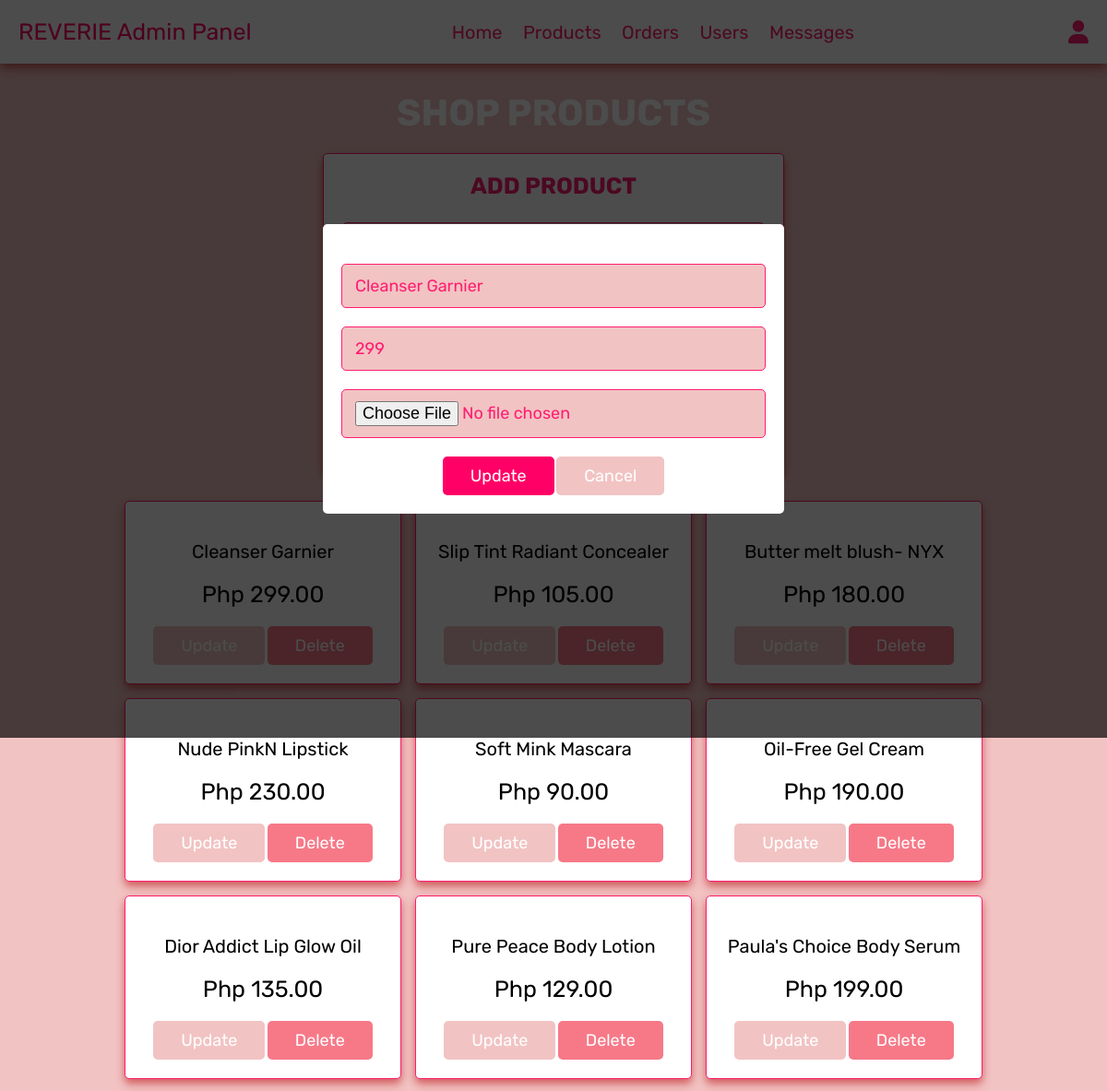
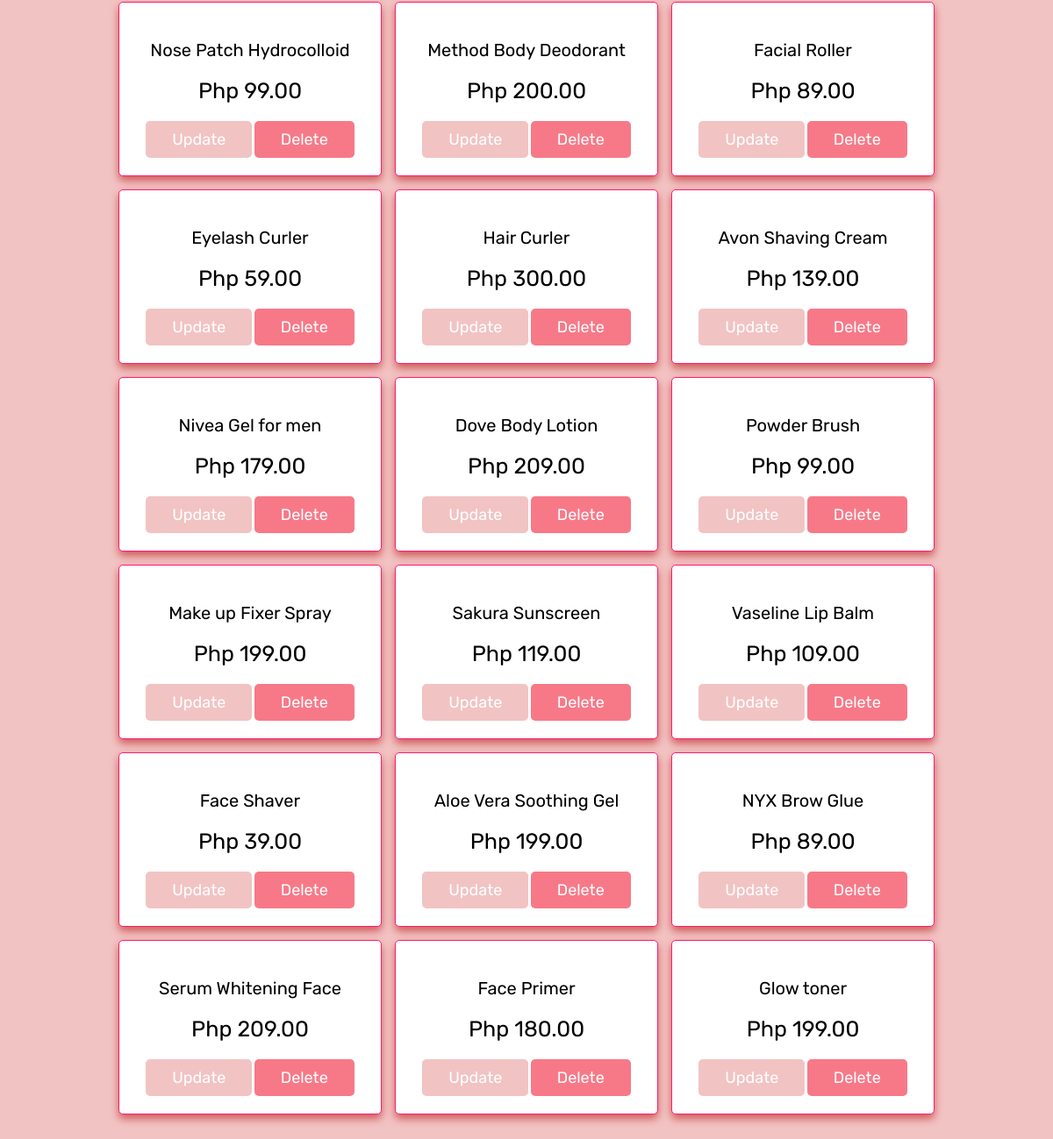
Page /Others/admin_products.php?update=1 (signed in) on the committed database (2 pictures, top to bottom).
### tables this page shows
CREATE TABLE `products` (
  `id` int(100) NOT NULL,
  `name` varchar(100) NOT NULL,
  `price` int(100) NOT NULL,
  `image` varchar(100) NOT NULL
);

### Others/admin_products.php (the view, shortened to what this page needs)
<?php
include 'config.php';
?>
<!DOCTYPE html>
<html lang="en">
<head>
   <link rel="stylesheet" href="https://cdnjs.cloudflare.com/ajax/libs/font-awesome/6.0.0/css/all.min.css">
   <link rel="stylesheet" href="css/admin_style.css">
</head>
<body>
<?php include 'admin_header.php'; ?>
<section class="add-products">
   <h1 class="title">Shop Products</h1>
   <form action="" method="post" enctype="multipart/form-data">
      <h3>Add Product</h3>
   </form>
</section>
<section class="show-products">
   <div class="box-container">
      <?php
         $select_products = mysqli_query($conn, "SELECT * FROM `products`") or die('query failed');
         if(mysqli_num_rows($select_products) > 0){
            while($fetch_products = mysqli_fetch_assoc($select_products)){
      ?>
      <div class="box">
         <div class="name"><?php echo $fetch_products['name']; ?></div>
         <div class="price">Php <?php echo $fetch_products['price']; ?>.00</div>
         <a href="admin_products.php?update=<?php echo $fetch_products['id']; ?>" class="option-btn">Update</a>
         <a href="admin_products.php?delete=<?php echo $fetch_products['id']; ?>" class="delete-btn" onclick="return confirm('delete this product?');">Delete</a>
      </div>
      <?php
         }
      }else{
         echo '<p class="empty">no products added yet!</p>';
      }
      ?>
   </div>
</section>
<section class="edit-product-form">
   <?php
      if(isset($_GET['update'])){
         $update_id = $_GET['update'];
         $update_query = mysqli_query($conn, "SELECT * FROM `products` WHERE id = '$update_id'") or die('query failed');
         if(mysqli_num_rows($update_query) > 0){
            while($fetch_update = mysqli_fetch_assoc($update_query)){
   ?>
   <form action="" method="post" enctype="multipart/form-data">
      <input type="text" name="update_name" value="<?php echo $fetch_update['name']; ?>" class="box" required placeholder="enter product name">
      <input type="number" name="update_price" value="<?php echo $fetch_update['price']; ?>" min="0" class="box" required placeholder="enter product price">
      <input type="file" class="box" name="update_image" accept="image/jpg, image/jpeg, image/png">
      <input type="submit" value="update" name="update_product" class="btn">
      <input type="reset" value="cancel" id="close-update" class="option-btn">
   </form>
   <?php
         }
      }
      }else{
         echo '<script>document.querySelector(".edit-product-form").style.display = "none";</script>';
      }
   ?>
</section>
</body>
</html>

### CSS/admin_style.css (style rules this page uses)
:root { --pink:#ff0066; --purple:#db0763; --red:#f77988; --orange:#000000; --black:#ff1d70; --white:#ffffff; --light-color:#f3beda; --light-white:#f7c9c9; --light-bg:#f2c3c3; --border:.1rem solid var(--black); --box-shadow:0 .5rem 1rem rgb(208, 91, 91); }
* { font-family: 'Rubik', sans-serif; margin:0; padding:0; box-sizing: border-box; outline: none; border:none; text-decoration: none; transition:all .2s linear; }
html { font-size: 62.5%; overflow-x: hidden; }
body { background-color: var(--light-bg); }
section { padding:3rem 2rem; }
.title { text-align: center; margin-bottom: 2rem; text-transform: uppercase; color:var(--white); font-size: 4rem; }
.btn, .option-btn, .delete-btn, .white-btn { display: inline-block; margin-top: 1rem; padding:1rem 3rem; cursor: pointer; color:var(--white); font-size: 1.8rem; border-radius: .5rem; text-transform: capitalize; }
.white-btn, .btn { background-color: var(--pink); }
.option-btn { background-color: var(--light-bg); }
.delete-btn { background-color: var(--red); }
.add-products form { background-color: var(--white); border-radius: .5rem; padding:2rem; text-align: center; box-shadow: var(--box-shadow); border:var(--border); max-width: 50rem; margin:0 auto; }
.add-products form h3 { font-size: 2.5rem; text-transform: uppercase; color:var(--black); margin-bottom: 1.5rem; }
.show-products .box-container { display: grid; grid-template-columns: repeat(auto-fit, 30rem); justify-content: center; gap:1.5rem; max-width: 1200px; margin:0 auto; align-items: flex-start; }
.show-products { padding-top: 0; }
.show-products .box-container .box { text-align: center; padding:2rem; border-radius: .5rem; border:var(--border); box-shadow: var(--box-shadow); background-color: var(--white); }
.show-products .box-container .box .name { padding:1rem 0; font-size: 2rem; color:var(--orange); }
.show-products .box-container .box .price { padding:1rem 0; font-size: 2.5rem; color:var(--orange); }
.edit-product-form { min-height: 100vh; background-color: rgba(0,0,0,.7); display: flex; align-items: center; justify-content: center; padding:2rem; overflow-y: scroll; position: fixed; top:0; left:0; z-index: 1200; width: 100%; }
.edit-product-form form { width: 50rem; padding:2rem; text-align: center; border-radius: .5rem; background-color: var(--white); }
.edit-product-form form .box { margin:1rem 0; padding:1.2rem 1.4rem; border:var(--border); border-radius: .5rem; background-color: var(--light-bg); font-size: 1.8rem; color:var(--black); width: 100%; }

### rows in the picture
products: name "Cleanser Garnier", price "299", update_name "Cleanser Garnier", update_price "299"
products: name "Slip Tint Radiant Concealer", price "105"
products: name "Butter melt blush- NYX", price "180"
products: name "Nude PinkN Lipstick", price "230"
products: name "Soft Mink Mascara", price "90"
products: name "Oil-Free Gel Cream", price "190"
products: name "Dior Addict Lip Glow Oil", price "135"
products: name "Pure Peace Body Lotion", price "129"
products: name "Paula's Choice Body Serum", price "199"
products: name "Nose Patch Hydrocolloid", price "99"
products: name "Method Body Deodorant", price "200"
products: name "Facial Roller", price "89"
products: name "Eyelash Curler", price "59"
products: name "Hair Curler", price "300"
products: name "Avon Shaving Cream", price "139"
products: name "Nivea Gel for men", price "179"
products: name "Dove Body Lotion", price "209"
products: name "Powder Brush", price "99"
products: name "Make up Fixer Spray", price "199"
products: name "Sakura Sunscreen", price "119"
products: name "Vaseline Lip Balm", price "109"
products: name "Face Shaver", price "39"
products: name "Aloe Vera Soothing Gel", price "199"
products: name "NYX Brow Glue", price "89"
products: name "Serum Whitening Face", price "209"
products: name "Face Primer", price "180"
products: name "Glow toner", price "199"
